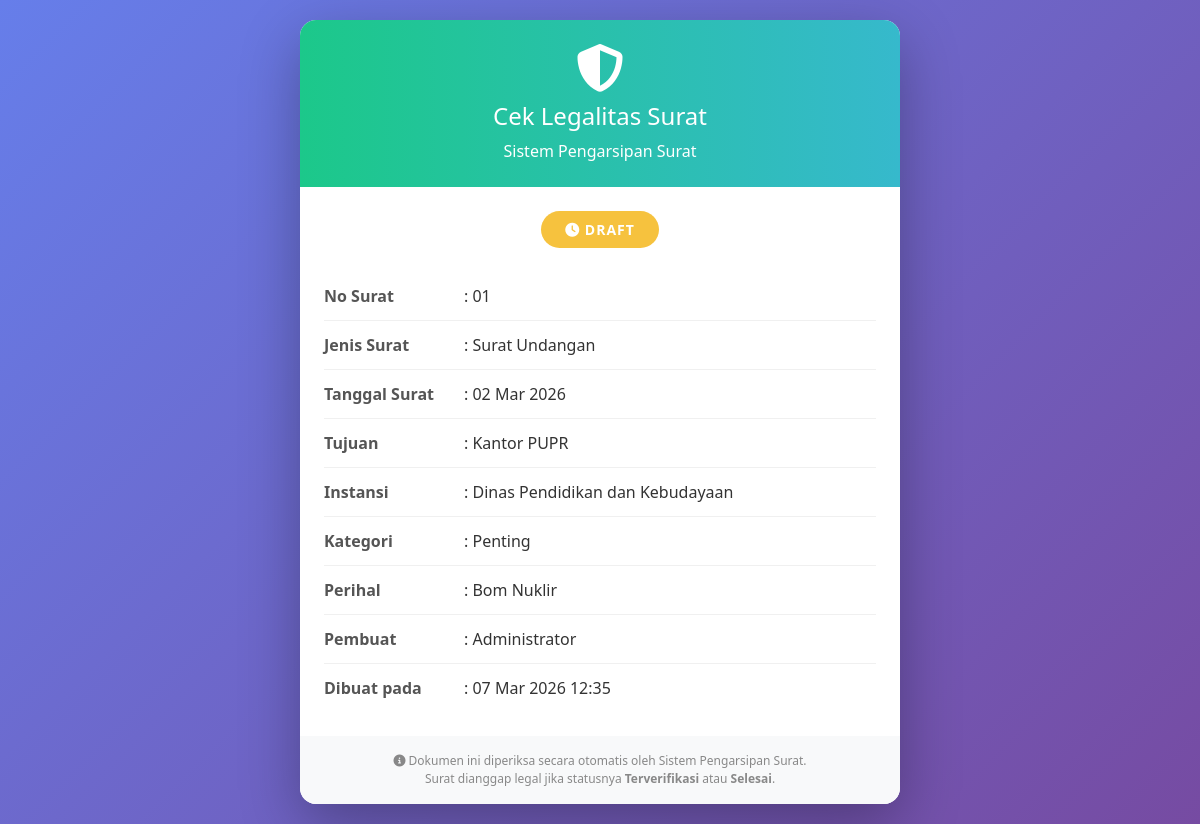
The app's page /cek_legalitas.php?id=4 with its own data.
### tables this page shows
CREATE TABLE `surat_keluar` (
  `id` int(11) NOT NULL,
  `no_agenda` varchar(50) DEFAULT NULL,
  `no_surat` varchar(100) DEFAULT NULL,
  `kode_surat_id` int(11) DEFAULT NULL,
  `tgl_surat` date DEFAULT NULL,
  `tujuan` varchar(150) DEFAULT NULL,
  `instansi` varchar(150) DEFAULT NULL,
  `kategori` varchar(100) DEFAULT NULL,
  `perihal` varchar(255) DEFAULT NULL,
  `isi_surat` text DEFAULT NULL,
  `file_surat` varchar(255) DEFAULT NULL,
  `qr_code` varchar(255) DEFAULT NULL,
  `pembuat_id` int(11) DEFAULT NULL,
  `penyetuju_id` int(11) DEFAULT NULL,
  `status` enum('draft','menunggu_verifikasi','terverifikasi','diproses_tata_usaha','selesai') DEFAULT 'draft',
  `created_at` timestamp NULL DEFAULT current_timestamp()
);

CREATE TABLE `kode_surat` (
  `id` int(11) NOT NULL,
  `kode` varchar(10) NOT NULL,
  `nama` varchar(100) NOT NULL
);

CREATE TABLE `users` (
  `id` int(11) NOT NULL,
  `nama` varchar(100) DEFAULT NULL,
  `email` varchar(100) DEFAULT NULL,
  `password` varchar(255) DEFAULT NULL,
  `role` varchar(20) NOT NULL,
  `created_at` timestamp NULL DEFAULT current_timestamp()
);

### cek_legalitas.php (the view, shortened to what this page needs)
<?php
include "includes/db.php";
$id = isset($_GET['id']) ? intval($_GET['id']) : 0;
$result = mysqli_query($conn, "
    SELECT sk.*, ks.kode AS kode_surat_nama, ks.nama AS jenis_surat, u.nama AS pembuat_nama
    FROM surat_keluar sk
    LEFT JOIN kode_surat ks ON sk.kode_surat_id = ks.id
    LEFT JOIN users u ON sk.pembuat_id = u.id
    WHERE sk.id = $id
");
$surat = mysqli_fetch_assoc($result);
$is_legal = in_array($surat['status'], ['terverifikasi', 'selesai']);
$status_label = $is_legal ? 'TERVERIFIKASI' : strtoupper(str_replace('_', ' ', $surat['status']));
$status_color = $is_legal ? '#1cc88a' : '#f6c23e';
?>
<!DOCTYPE html>
<html lang="id">
<head>
    <link href="https://cdn.jsdelivr.net/npm/bootstrap@5.3.2/dist/css/bootstrap.min.css" rel="stylesheet">
    <link href="https://cdnjs.cloudflare.com/ajax/libs/font-awesome/6.4.0/css/all.min.css" rel="stylesheet">
</head>
<body>
    <div class="card legal-card">
        <div class="legal-header">
            <i class="fa fa-shield-alt"></i>
            <h4 class="mb-0">Cek Legalitas Surat</h4>
            <p class="mb-0 mt-2">Sistem Pengarsipan Surat</p>
        </div>
        <div class="card-body p-4">
            <div class="text-center mb-4">
                <span class="status-badge" style="background-color: <?= $status_color ?>;">
                    <i class="fa <?= $is_legal ? 'fa-check-circle' : 'fa-clock'; ?>"></i>
                    <?= $status_label; ?>
                </span>
            </div>
            <div class="info-row">
                <span class="info-label">No Surat</span>
                <span class="info-value">: <?= htmlspecialchars($surat['no_surat'] ?? '-'); ?></span>
            </div>
            <div class="info-row">
                <span class="info-label">Jenis Surat</span>
                <span class="info-value">: <?= htmlspecialchars($surat['jenis_surat'] ?? '-'); ?></span>
            </div>
            <div class="info-row">
                <span class="info-label">Tanggal Surat</span>
                <span class="info-value">: <?= $surat['tgl_surat'] ? date('d M Y', strtotime($surat['tgl_surat'])) : '-'; ?></span>
            </div>
            <div class="info-row">
                <span class="info-label">Tujuan</span>
                <span class="info-value">: <?= htmlspecialchars($surat['tujuan'] ?? '-'); ?></span>
            </div>
            <div class="info-row">
                <span class="info-label">Instansi</span>
                <span class="info-value">: <?= htmlspecialchars($surat['instansi'] ?? '-'); ?></span>
            </div>
            <div class="info-row">
                <span class="info-label">Kategori</span>
                <span class="info-value">: <?= htmlspecialchars($surat['kategori'] ?? '-'); ?></span>
            </div>
            <div class="info-row">
                <span class="info-label">Perihal</span>
                <span class="info-value">: <?= htmlspecialchars($surat['perihal'] ?? '-'); ?></span>
            </div>
            <div class="info-row">
                <span class="info-label">Pembuat</span>
                <span class="info-value">: <?= htmlspecialchars($surat['pembuat_nama'] ?? '-'); ?></span>
            </div>
            <div class="info-row">
                <span class="info-label">Dibuat pada</span>
                <span class="info-value">: <?= date('d M Y H:i', strtotime($surat['created_at'])); ?></span>
            </div>
        </div>
        <div class="footer-note">
            <i class="fa fa-info-circle"></i>
            Dokumen ini diperiksa secara otomatis oleh Sistem Pengarsipan Surat.
            <br>Surat dianggap legal jika statusnya <strong>Terverifikasi</strong> atau <strong>Selesai</strong>.
        </div>
    </div>
</body>
</html>

### cek_legalitas.php (style rules this page uses)
body { background: linear-gradient(135deg, #667eea 0%, #764ba2 100%); min-height: 100vh; display: flex; align-items: center; justify-content: center; padding: 20px; }
.legal-card { max-width: 600px; width: 100%; border: none; border-radius: 16px; overflow: hidden; box-shadow: 0 20px 60px rgba(0,0,0,0.3); }
.legal-header { background: linear-gradient(90deg, #1cc88a, #36b9cc); color: white; padding: 24px; text-align: center; }
.legal-header i { font-size: 48px; margin-bottom: 10px; }
.status-badge { display: inline-block; padding: 8px 24px; border-radius: 20px; color: white; font-weight: bold; font-size: 14px; letter-spacing: 1px; }
.info-row { display: flex; padding: 12px 0; border-bottom: 1px solid #f0f0f0; }
.info-row:last-child { border-bottom: none; }
.info-label { font-weight: 600; color: #555; min-width: 140px; }
.info-value { color: #333; }
.footer-note { background: #f8f9fa; padding: 16px; text-align: center; font-size: 12px; color: #888; }

### records on screen
surat_keluar: status "DRAFT", no_surat "01", kode_surat.nama "Surat Undangan", tgl_surat "02 Mar 2026", tujuan "Kantor PUPR", instansi "Dinas Pendidikan dan Kebudayaan", kategori "Penting", perihal "Bom Nuklir", pembuat.nama "Administrator", created_at "07 Mar 2026 12:35"
